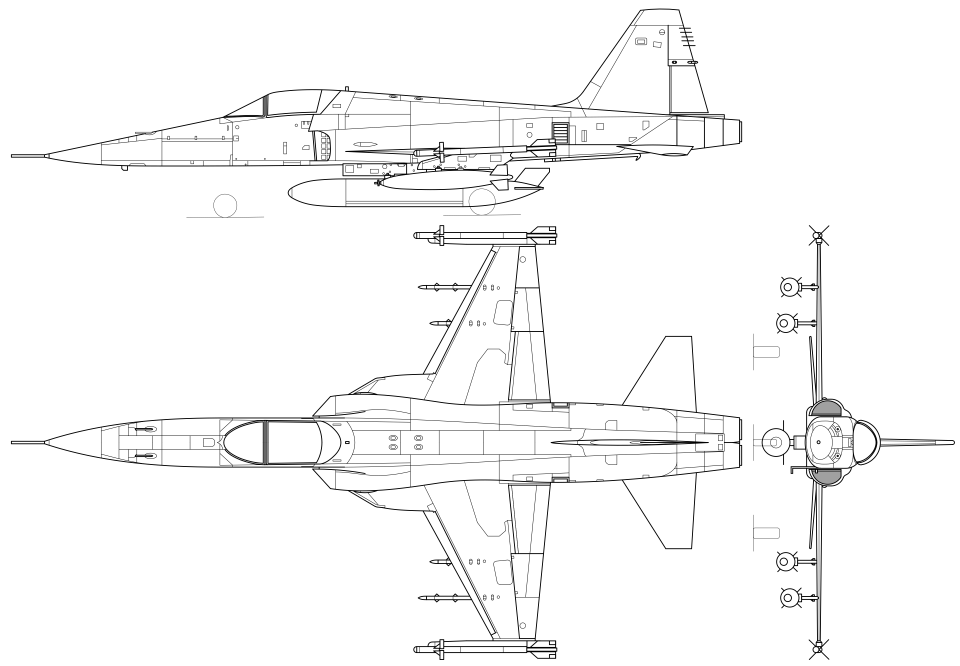
#> input picture tools/models/references/f5e.png, 3840 x 2664 px (shown at 1/4 size)
$ python -i compare.py   (imports and definitions only)
#> lines starting #> are read from the running program, lines starting #| are printed output that depends on the picture; after the words box and inside, x2 and y2 are one past the last pixel; in counts of white or black regions, pixels touching at a corner belong together
#> further down, picture is the input picture: PIL image 3840x2664 L; min 0, max 255, mean 248
"""
Lays a model's silhouettes over its reference three-view.

    python tools/models/compare.py f5e VIEWS_DIR [--profiles]

Needs Pillow and NumPy. Each view of the reference is cut out, turned so
the nose points left, and filled into a silhouette; the drawing's scale
comes from the published length over the top view's extent, and the same
scale holds for all three views. The model's silhouette from `build.py
--views` is scaled to match and slid to where it overlaps best.

Writes `<jet>-<view>-overlay.png` (grey where both agree, red where only
the model is, blue where only the drawing is) and prints how well each
view overlaps and how far the best fit had to move the model. With
`--profiles`, prints the half-width, top and bottom of both at every half
metre along the length.
"""

import json
import os
import sys

import numpy as np
from PIL import Image, ImageDraw, ImageFilter

HERE = os.path.dirname(os.path.abspath(__file__))
REFERENCES = os.path.join(HERE, "references")


def silhouette(image, close=3):
    """Everything not reachable from the border through white paper."""
#> called with close = 3
    ink = image.point(lambda value: 0 if value < 160 else 255)
#> ink: PIL image 3840x2664 L; 97.1% white; 83 black regions, largest, box (x1, y1, x2, y2) and area: (44, 901, 2969, 2640) 135287, (44, 34, 2969, 863) 98033, (3013, 901, 3820, 2640) 50524
    # Thicken the lines a little so a gap in the drawing does not let the fill in.
    if close:
        ink = ink.filter(ImageFilter.MinFilter(close))
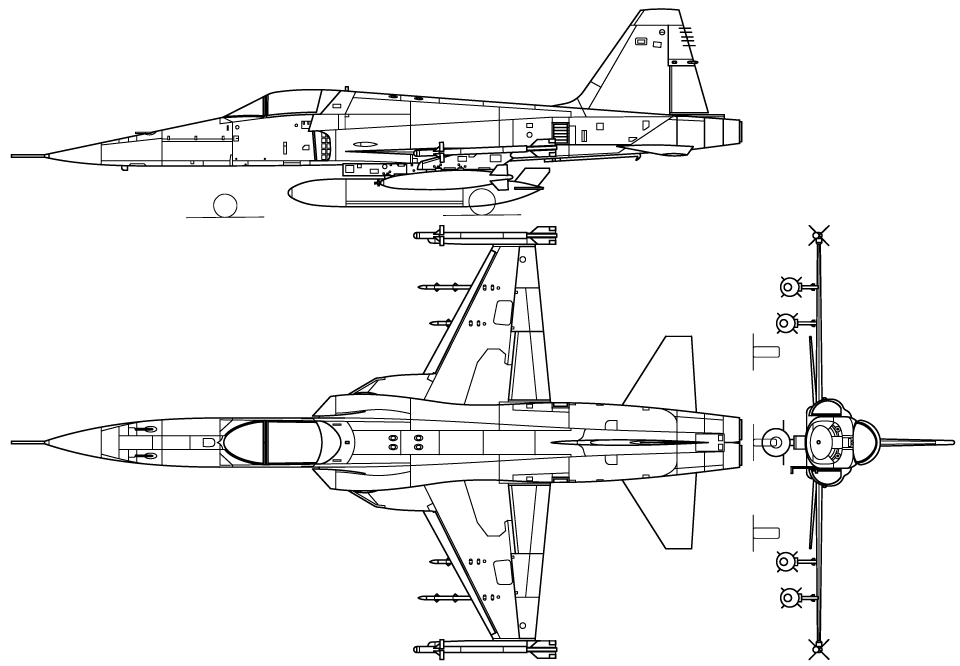
#> ink: PIL image 3840x2664 L (shown at 1/4 size); 95.1% white; 67 black regions, largest, box (x1, y1, x2, y2) and area: (43, 900, 2970, 2641) 233192, (43, 33, 2970, 864) 162372, (3012, 900, 3821, 2641) 81754
    padded = Image.new("L", (ink.width + 4, ink.height + 4), 255)
#> padded: PIL image 3844x2668 L; every value is 255
    padded.paste(ink, (2, 2))
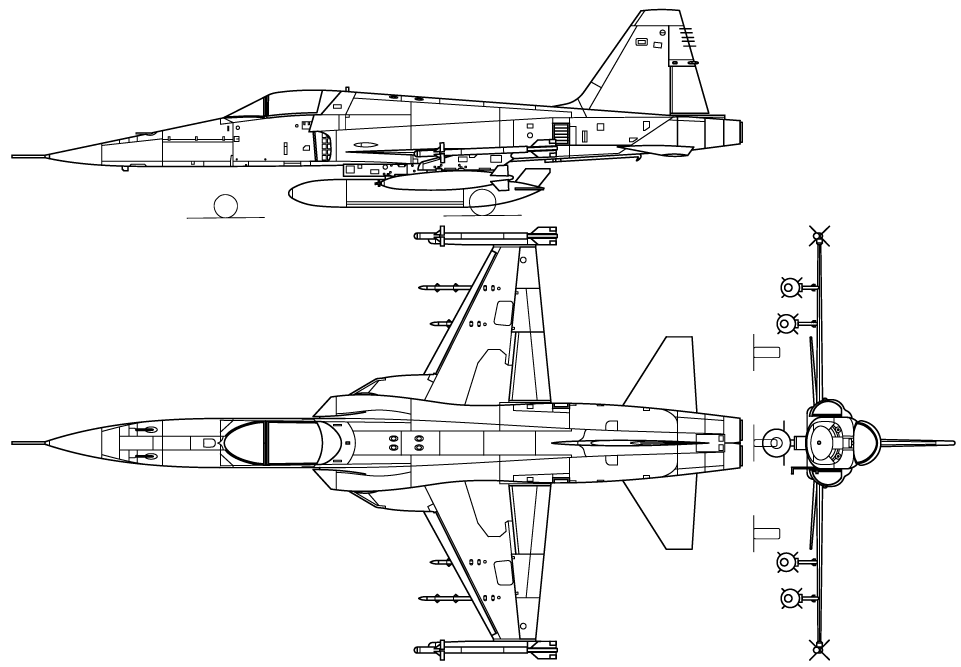
#> padded: PIL image 3844x2668 L (shown at 1/4 size); 95.1% white; 67 black regions, largest, box (x1, y1, x2, y2) and area: (45, 902, 2972, 2643) 233192, (45, 35, 2972, 866) 162372, (3014, 902, 3823, 2643) 81754
    ImageDraw.floodfill(padded, (0, 0), 128)
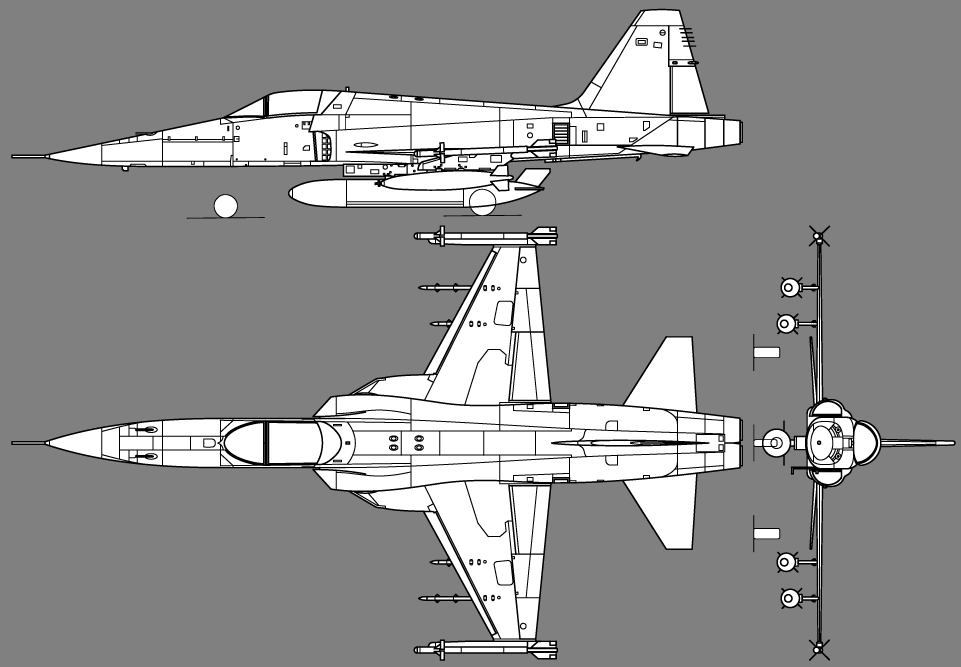
#> padded: PIL image 3844x2668 L (shown at 1/4 size); min 0, max 255, mean 146.3
    inside = np.array(padded)[2:-2, 2:-2] != 128
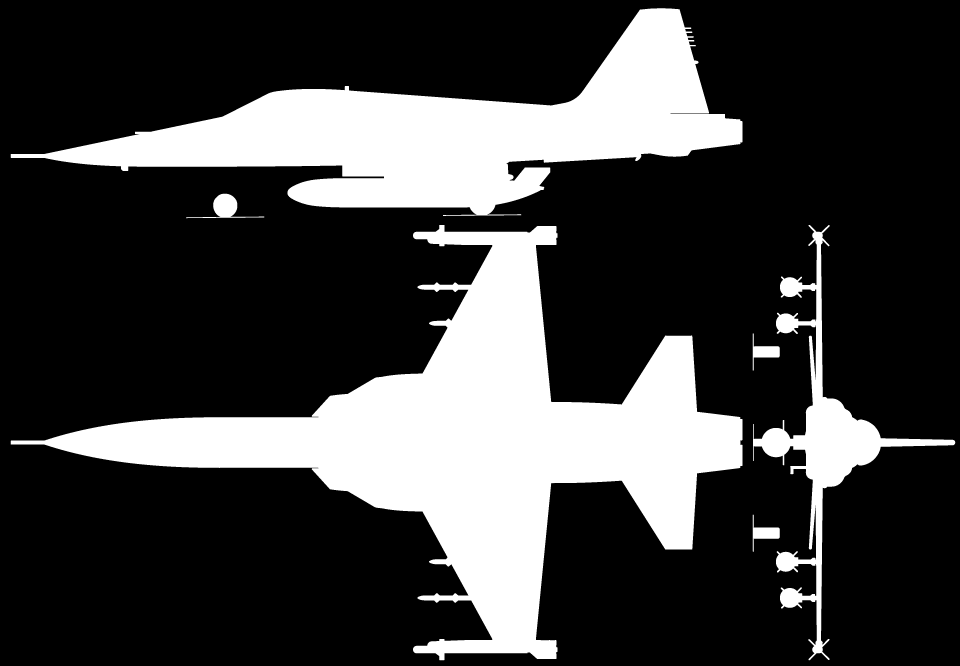
#> inside: shape (2664, 3840) bool (shown at 1/4 size); 24.3% white; 6 white regions, box (x1, y1, x2, y2) and area: (43, 900, 2970, 2641) 1420306, (43, 33, 2970, 864) 877701, (3012, 900, 3821, 2641) 172524, (745, 775, 1057, 873) 8391, (3011, 1334, 3119, 1482) 5245, (3011, 2059, 3119, 2207) 5245
    if close:
        # Give back what the thickening took.
        eroded = Image.fromarray((inside * 255).astype(np.uint8)).filter(ImageFilter.MinFilter(close))
#> eroded: PIL image 3840x2664 L; 24% white; 6 white regions, box (x1, y1, x2, y2) and area: (44, 901, 2969, 2640) 1406686, (44, 34, 2969, 863) 867431, (3013, 901, 3820, 2640) 162504, (746, 776, 1056, 872) 7463, (3012, 1335, 3118, 1481) 4735, (3012, 2060, 3118, 2206) 4733
        inside = np.array(eroded) > 127
    return inside


# [25 lines left out: function reference_view, not called in this run]


def extent(mask, axis):
    present = np.where(mask.any(axis=axis))[0]
    return present[0], present[-1]


# [124 lines left out: functions model_view, place, overlap, best_fit, main, not called in this run]


# [2 lines not run here, left out]

>>> from PIL import Image
>>> picture = Image.open('references/f5e.png')
>>> result = silhouette(picture)
